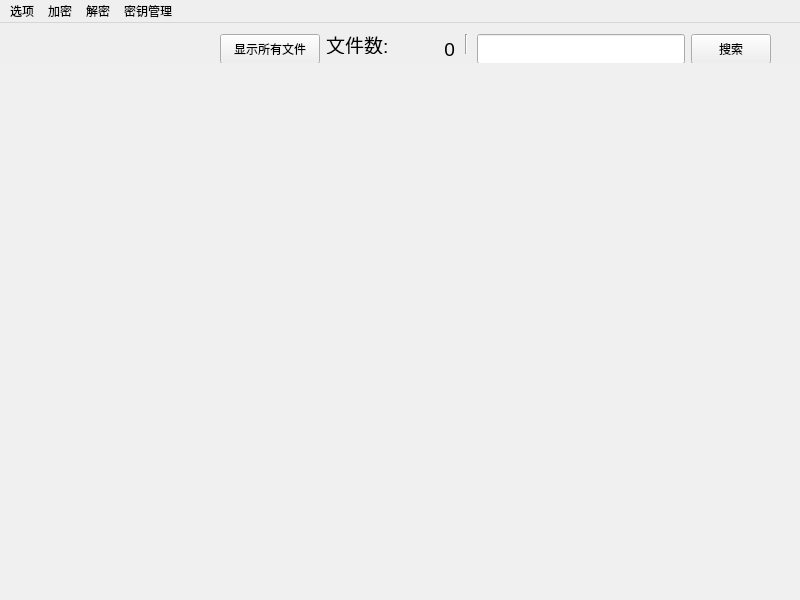
<?xml version="1.0" encoding="UTF-8"?>
<ui version="4.0">
 <class>SM4Class</class>
 <widget class="QMainWindow" name="SM4Class">
  <property name="geometry">
   <rect>
    <x>0</x>
    <y>0</y>
    <width>800</width>
    <height>600</height>
   </rect>
  </property>
  <property name="minimumSize">
   <size>
    <width>800</width>
    <height>600</height>
   </size>
  </property>
  <property name="maximumSize">
   <size>
    <width>800</width>
    <height>600</height>
   </size>
  </property>
  <property name="windowTitle">
   <string>SM4文件加密系统</string>
  </property>
  <widget class="QWidget" name="centralWidget">
   <widget class="QWidget" name="horizontalLayoutWidget">
    <property name="geometry">
     <rect>
      <x>0</x>
      <y>0</y>
      <width>801</width>
      <height>42</height>
     </rect>
    </property>
    <layout class="QHBoxLayout" name="horizontalLayout">
     <property name="rightMargin">
      <number>30</number>
     </property>
     <item>
      <spacer name="horizontalSpacer">
       <property name="orientation">
        <enum>Qt::Horizontal</enum>
       </property>
       <property name="sizeHint" stdset="0">
        <size>
         <width>40</width>
         <height>20</height>
        </size>
       </property>
      </spacer>
     </item>
     <item>
      <widget class="QPushButton" name="show_all_file_button">
       <property name="minimumSize">
        <size>
         <width>100</width>
         <height>30</height>
        </size>
       </property>
       <property name="maximumSize">
        <size>
         <width>16777215</width>
         <height>30</height>
        </size>
       </property>
       <property name="text">
        <string>显示所有文件</string>
       </property>
      </widget>
     </item>
     <item>
      <widget class="QLabel" name="label">
       <property name="maximumSize">
        <size>
         <width>16777215</width>
         <height>30</height>
        </size>
       </property>
       <property name="styleSheet">
        <string notr="true">font-size:14pt</string>
       </property>
       <property name="text">
        <string>文件数:</string>
       </property>
      </widget>
     </item>
     <item>
      <widget class="QLabel" name="num_of_files_Lable">
       <property name="minimumSize">
        <size>
         <width>60</width>
         <height>30</height>
        </size>
       </property>
       <property name="maximumSize">
        <size>
         <width>60</width>
         <height>30</height>
        </size>
       </property>
       <property name="layoutDirection">
        <enum>Qt::LeftToRight</enum>
       </property>
       <property name="styleSheet">
        <string notr="true">font-size:14pt;</string>
       </property>
       <property name="text">
        <string>0</string>
       </property>
       <property name="alignment">
        <set>Qt::AlignRight|Qt::AlignTrailing|Qt::AlignVCenter</set>
       </property>
       <property name="margin">
        <number>0</number>
       </property>
      </widget>
     </item>
     <item>
      <widget class="Line" name="line">
       <property name="minimumSize">
        <size>
         <width>10</width>
         <height>0</height>
        </size>
       </property>
       <property name="maximumSize">
        <size>
         <width>16777215</width>
         <height>30</height>
        </size>
       </property>
       <property name="orientation">
        <enum>Qt::Vertical</enum>
       </property>
      </widget>
     </item>
     <item>
      <widget class="QLineEdit" name="search_file_Edit">
       <property name="minimumSize">
        <size>
         <width>0</width>
         <height>30</height>
        </size>
       </property>
      </widget>
     </item>
     <item>
      <widget class="QPushButton" name="search_file_Button">
       <property name="minimumSize">
        <size>
         <width>0</width>
         <height>30</height>
        </size>
       </property>
       <property name="text">
        <string>搜索</string>
       </property>
      </widget>
     </item>
    </layout>
   </widget>
   <widget class="QListWidget" name="all_files_ListWidget">
    <property name="geometry">
     <rect>
      <x>0</x>
      <y>40</y>
      <width>801</width>
      <height>541</height>
     </rect>
    </property>
    <property name="toolTipDuration">
     <number>1</number>
    </property>
    <property name="layoutDirection">
     <enum>Qt::LeftToRight</enum>
    </property>
    <property name="styleSheet">
     <string notr="true">background-color:#f0f0f0;padding-left:22px;padding-right:30px;color:#696969;padding-top:22px;font-size:22pt;font-family:consolas,&quot;STKaiti&quot;;</string>
    </property>
    <property name="frameShape">
     <enum>QFrame::NoFrame</enum>
    </property>
    <property name="lineWidth">
     <number>1</number>
    </property>
    <property name="gridSize">
     <size>
      <width>0</width>
      <height>44</height>
     </size>
    </property>
   </widget>
  </widget>
  <widget class="QMenuBar" name="menuBar">
   <property name="geometry">
    <rect>
     <x>0</x>
     <y>0</y>
     <width>800</width>
     <height>23</height>
    </rect>
   </property>
   <widget class="QMenu" name="menu">
    <property name="title">
     <string>选项</string>
    </property>
    <addaction name="change_loginPass_Action"/>
    <addaction name="delete_user_actions"/>
    <addaction name="separator"/>
    <addaction name="exit_Action"/>
   </widget>
   <widget class="QMenu" name="menu_2">
    <property name="title">
     <string>加密</string>
    </property>
    <addaction name="encrypt_files_Action"/>
    <addaction name="separator"/>
   </widget>
   <widget class="QMenu" name="menu_3">
    <property name="title">
     <string>解密</string>
    </property>
    <addaction name="decrypt_singleFile_Action"/>
    <addaction name="separator"/>
    <addaction name="decrypt_allFiles_Action"/>
   </widget>
   <widget class="QMenu" name="menu_4">
    <property name="title">
     <string>密钥管理</string>
    </property>
    <addaction name="change_key_Action"/>
   </widget>
   <addaction name="menu"/>
   <addaction name="menu_2"/>
   <addaction name="menu_3"/>
   <addaction name="menu_4"/>
  </widget>
  <action name="encrypt_files_Action">
   <property name="text">
    <string>加密文件</string>
   </property>
  </action>
  <action name="actionAll_File">
   <property name="text">
    <string>All File</string>
   </property>
  </action>
  <action name="change_loginPass_Action">
   <property name="text">
    <string>修改登录密码</string>
   </property>
  </action>
  <action name="actionb">
   <property name="text">
    <string>退出</string>
   </property>
  </action>
  <action name="exit_Action">
   <property name="text">
    <string>退出</string>
   </property>
  </action>
  <action name="decrypt_singleFile_Action">
   <property name="text">
    <string>选中文件</string>
   </property>
  </action>
  <action name="decrypt_allFiles_Action">
   <property name="text">
    <string>所有文件</string>
   </property>
  </action>
  <action name="change_key_Action">
   <property name="text">
    <string>更新密钥</string>
   </property>
  </action>
  <action name="delete_user_actions">
   <property name="text">
    <string>删除账户</string>
   </property>
  </action>
 </widget>
 <layoutdefault spacing="6" margin="11"/>
 <resources>
  <include location="SM4.qrc"/>
 </resources>
 <connections/>
</ui>
